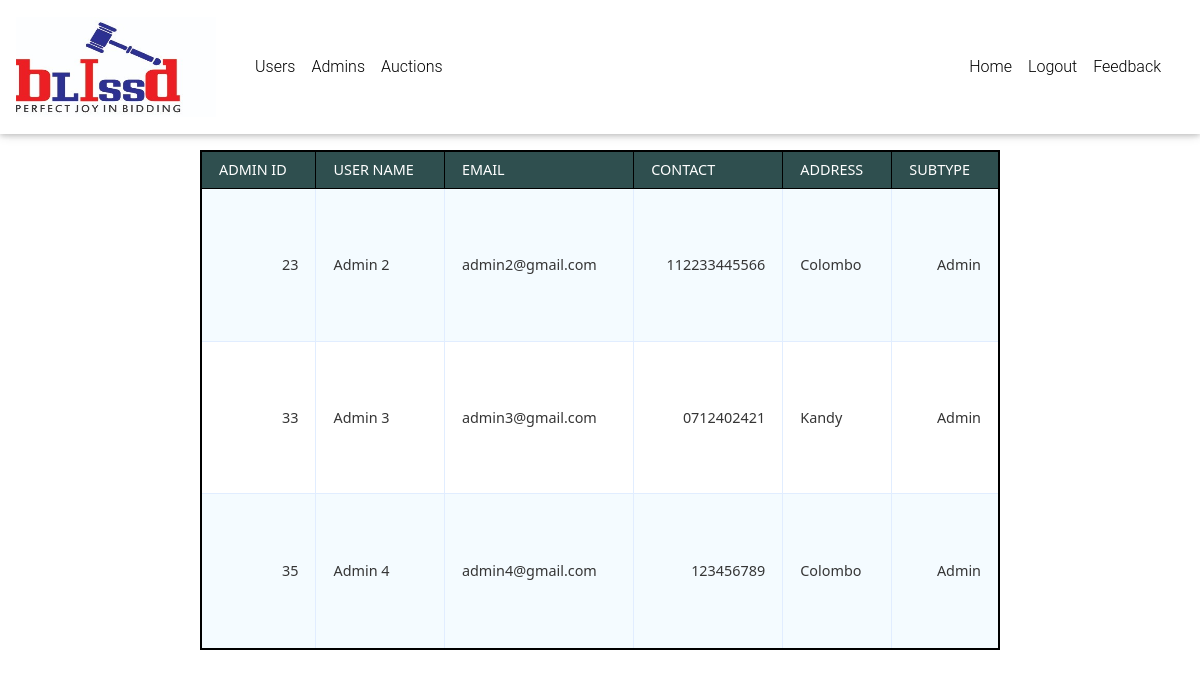
The app's page /Functions/Admin/Admins.php (signed in) with its own data.
### tables this page shows
CREATE TABLE IF NOT EXISTS `users` (
  `id` int(11) NOT NULL AUTO_INCREMENT,
  `username` varchar(255) NOT NULL,
  `email` varchar(255) NOT NULL,
  `password` varchar(100) NOT NULL,
  `contact` varchar(20) NOT NULL,
  `address` varchar(255) NOT NULL,
  `subtype` varchar(20) NOT NULL,
  `status` varchar(20) NOT NULL,
  PRIMARY KEY (`id`),
  KEY `username` (`username`)
);

### Functions/Admin/Admins.php (the view, shortened to what this page needs)
<?php
    require_once('../../connection/dbconnection.php');
?>
<!DOCTYPE html>
<html lang="en">
<head>
  <link rel="stylesheet" href="https://maxcdn.bootstrapcdn.com/font-awesome/4.7.0/css/font-awesome.min.css">
  <link href="../../Public/css/css/bootstrap.min.css" rel="stylesheet">
  <link href="../../Public/css/css/mdb.min.css" rel="stylesheet">
  <link href="../../Public/css/css/style.min.css" rel="stylesheet">
  <link href="../../Public/css/customstyles.css" rel="stylesheet">
</head>
<body>
    <?php
        include('../../components/admintopnav.php');
    ?>
        <main style="padding-top: 150px">
    <?php
        $query="SELECT * FROM users WHERE subtype = 'Admin' ";
        $Rows=mysqli_query($conn,$query);
        echo'<table  style="width:200px;height:500px;border:2px solid black" class="data-table">
            <thead>
                <tr>
                    <th>Admin Id</th>
                    <th>User Name</th>
                    <th>Email</th>
                    <th>Contact</th>
                    <th>Address</th>
                    <th>Subtype</th>
                </tr>
            </thead>
            <tbody>';
                while ($row=mysqli_fetch_array($Rows)){
                    echo "<tr>";
                    echo "<td>";
                    echo $row['id'];
                    echo "</td>";
                    echo "<td>";
                    echo $row['username'];
                    echo "</td>";
                    echo "<td>";
                    echo $row['email'];
                    echo "</td>";
                    echo "<td>";
                    echo $row['contact'];
                    echo "</td>";
                    echo "<td>";
                    echo $row['address'];
                    echo "</td>";
                    echo "<td>";
                    echo $row['subtype'];
                    echo "</td>";
                }
            echo "</tbody>";
    ?>
</body>
</html>

### Functions/Admin/Admins.php (style rules this page uses)
table { margin: auto; font-family: "Lucida Sans Unicode", "Lucida Grande", "Segoe Ui"; font-size: 12px; }
table td { transition: all .5s; }
.data-table { border-collapse: collapse; font-size: 14px; min-width: 800px; }
.data-table th, .data-table td { border: 1px solid #e1edff; padding: 7px 17px; }
.data-table thead th { background-color: #2F4F4F; color: #FFFFFF; border-color:black !important; text-transform: uppercase; }
.data-table tbody td { color: #353535; }
.data-table tbody td:first-child, .data-table tbody td:nth-child(4), .data-table tbody td:last-child { text-align: right; }
.data-table tbody tr:nth-child(odd) td { background-color: #f4fbff; }

### records on screen
users: id "23", username "Admin 2", email "admin2@gmail.com", contact "112233445566", address "Colombo", subtype "Admin"
users: id "33", username "Admin 3", email "admin3@gmail.com", contact "0712402421", address "Kandy", subtype "Admin"
users: id "35", username "Admin 4", email "admin4@gmail.com", contact "123456789", address "Colombo", subtype "Admin"
